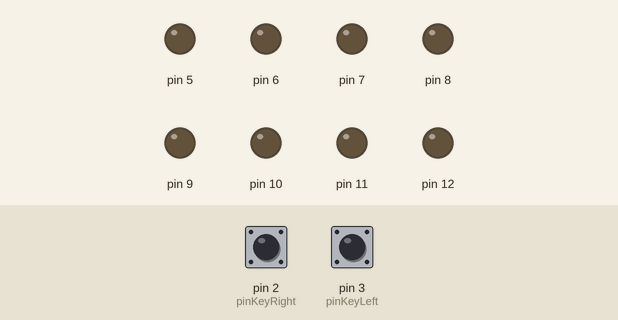
A program run on a simulated Arduino Nano, built with avr-gcc and run on an emulated ATmega328P. Parts: output pins drawn as LEDs (lit = HIGH). Dashed ring = blinking. The inputs (shaded band) are chosen by the test bench; at power-on: pin 2 (pinKeyRight) HIGH, pin 3 (pinKeyLeft) HIGH.

Above: at 1.2 s.
1.3 s: pin 2 (pinKeyRight) pulled LOW for 1 s
At 2.9 s:
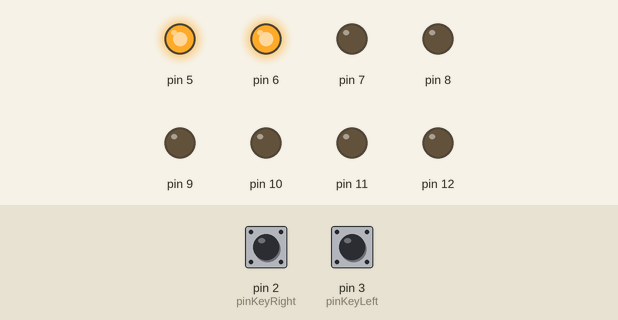
4.0 s: pin 3 (pinKeyLeft) pulled LOW for 1 s
At 6.2 s:
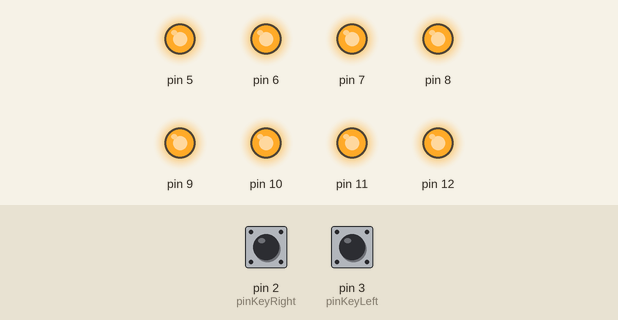
6.7 s: pin 2 (pinKeyRight) pulled LOW for 3.2 s
At 7.45 s:
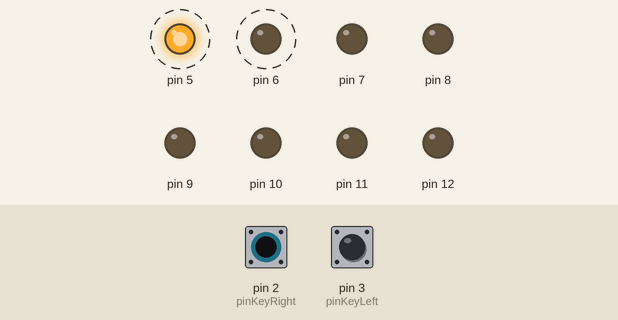
11.4 s: pin 3 (pinKeyLeft) pulled LOW for 0.15 s
At 12.3 s:
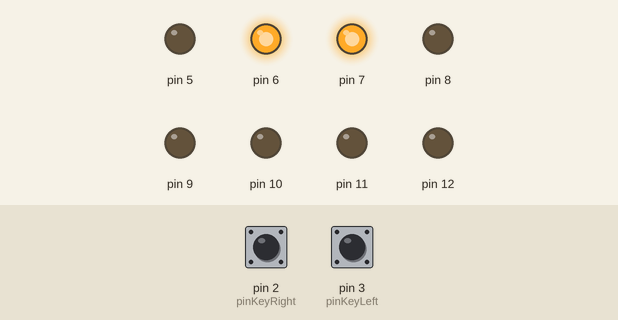
13.2 s: pin 2 (pinKeyRight) pulled LOW for 0.15 s
At 14.7 s:
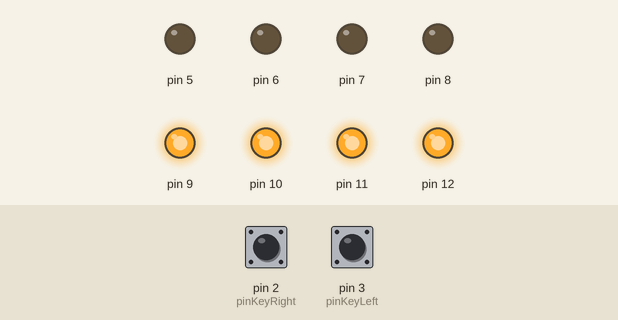
15.0 s: pin 3 (pinKeyLeft) pulled LOW for 3.2 s
At 15.75 s:
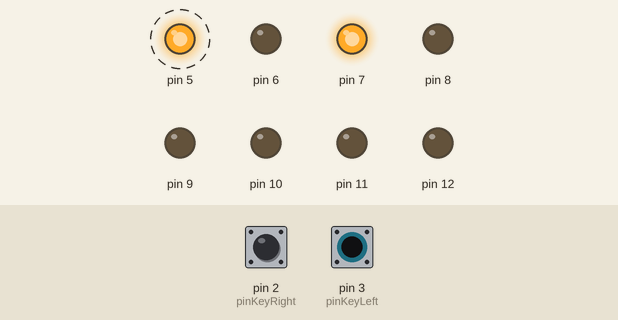
Timing chart, 0 to 18.9 s (numbered marks = the images above; inputs shaded):
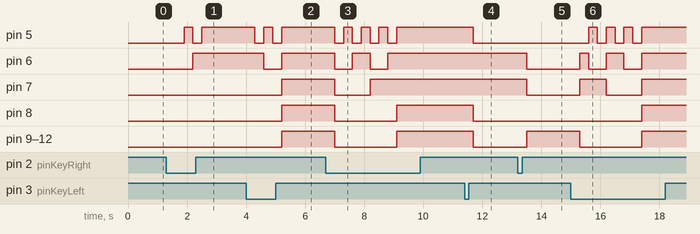

The program:

main.cpp
```cpp
#include <Arduino.h>
#include <../lib/alphabet.cpp>

const int pinKeyLeft = 3;
const int pinKeyRight = 2;
const int passLength = 7;
int currentPosition = 0;
boolean mode = true;
boolean forwards = true;

typedef union
{
  Symbol p[passLength];
} PASSWORD;
const PASSWORD password = {zero, one, two, three, four, five, six};

void getNextSymbol(PASSWORD pass)
{
  if (currentPosition < passLength)
  {
    if (!forwards)
    {
      currentPosition++;
    }
    getSymbol(pass.p[currentPosition]);
    currentPosition++;
    forwards = true;
  }
  else
  {
    currentPosition = passLength;
    forwards = false;
    getSymbol(end);
  }
}

void getPreviousSymbol(PASSWORD pass)
{
  if (currentPosition > 0)
  {
    if (forwards)
    {
      currentPosition--;
    }
    currentPosition--;
    getSymbol(pass.p[currentPosition]);
    forwards = false;
  }
  else
  {
    forwards = true;
    currentPosition = 0;
    getSymbol(end);
  }
}
void setup()
{
  pinMode(pin1, OUTPUT);
  pinMode(pin2, OUTPUT);
  pinMode(pin3, OUTPUT);
  pinMode(pin4, OUTPUT);
  pinMode(pin5, OUTPUT);
  pinMode(pin6, OUTPUT);
  pinMode(pin7, OUTPUT);
  pinMode(pin8, OUTPUT);
  pinMode(pinKeyLeft, INPUT_PULLUP);
  pinMode(pinKeyRight, INPUT_PULLUP);
}

void loop()
{
  if (digitalRead(pinKeyLeft) == LOW)
  {
    delay(300);
    getPreviousSymbol(password);
  }
  if (digitalRead(pinKeyRight) == LOW)
  {
    delay(300);
    getNextSymbol(password);
  }
}
```

Measured:
- after the input at 1.3 s, pin 5: LOW → HIGH after 0.60 s, → LOW 0.30 s later, → HIGH 0.30 s later; pin 6: LOW → HIGH after 0.90 s
- after the input at 4.0 s, pin 5: alternates HIGH for 0.30 s and LOW for 0.30 s, 4 changes in all, then stays HIGH, starting after 0.30 s; pin 6: HIGH → LOW after 0.60 s, → HIGH 0.60 s later; pin 7–12: LOW → HIGH after 1.2 s
- after the input at 6.7 s, pin 5: alternates HIGH for 0.30 s and LOW for 0.30 s, 8 changes in all, then stays HIGH, starting after 0.30 s; pin 6: alternates HIGH for 0.60 s and LOW for 0.60 s, 4 changes in all, then stays HIGH, starting after 0.30 s; pin 7: HIGH → LOW after 0.30 s, → HIGH 1.2 s later; pin 8–12: HIGH → LOW after 0.30 s, → HIGH 2.1 s later
- after the input at 11.4 s, pin 5, pin 8–12: HIGH → LOW after 0.30 s
- after the input at 13.2 s, pin 6, pin 7: HIGH → LOW after 0.30 s; pin 9–12: LOW → HIGH after 0.30 s
- after the input at 15.0 s, pin 5: alternates HIGH for 0.30 s and LOW for 0.30 s, 7 changes in all, then stays HIGH, starting after 0.60 s; pin 6: goes HIGH 0.30 s, LOW 0.60 s, HIGH 0.60 s, LOW 0.60 s, then HIGH, starting after 0.30 s
